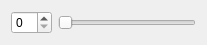
<?xml version="1.0" encoding="UTF-8"?>
<ui version="4.0">
 <class>SmallWidget</class>
 <widget class="QWidget" name="SmallWidget">
  <property name="geometry">
   <rect>
    <x>0</x>
    <y>0</y>
    <width>207</width>
    <height>44</height>
   </rect>
  </property>
  <property name="windowTitle">
   <string>Form</string>
  </property>
  <layout class="QHBoxLayout" name="horizontalLayout">
   <item>
    <widget class="QSpinBox" name="spinBox"/>
   </item>
   <item>
    <widget class="QSlider" name="horizontalSlider">
     <property name="orientation">
      <enum>Qt::Horizontal</enum>
     </property>
    </widget>
   </item>
  </layout>
 </widget>
 <resources/>
 <connections/>
</ui>
